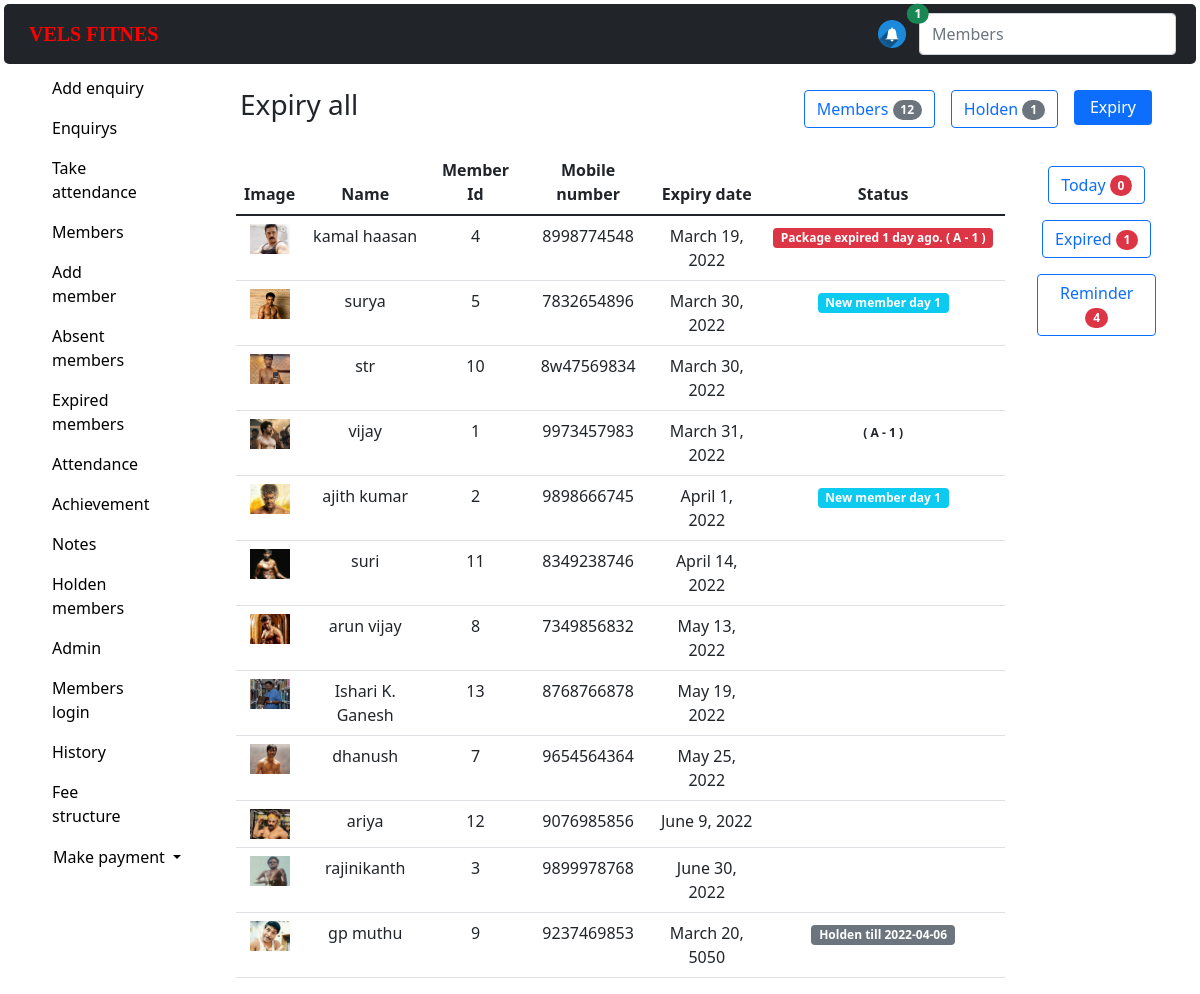
/expiry_members, run on the app's committed database.
### administrator/models.py (models this page shows, shortened)
class Member(models.Model):
    name = models.CharField(max_length=100)
    memberId=models.CharField(max_length=10)
    number = models.CharField(max_length=10)
    joined = models.DateField()
    expiry = models.DateField()
    image       = models.ImageField(default="default/person.png",blank=True,null=True,upload_to='./')
    shift="Morning"
    shift_types = (
        ('Morning', 'Morning'),
        ('Evening', 'Evening'),
    )
    shift_type = models.CharField(max_length=10,choices=shift_types,default=shift)
    message = models.TextField(blank=True)
    hold = models.BooleanField(default=False)
    hold_date = models.DateField(blank=True,null=True)
    hold_reason= models.CharField(max_length=100,blank=True)
    dark_color = ""
    colors_types = (
        ('danger', 'danger'),
        ('warning', 'warning'),
        ('success', 'success'),
        ('info', 'info'),
        ('secondary', 'secondary'),
        (dark_color, ''),
    )
    color = models.CharField(max_length=30,blank=True, choices=colors_types,default=dark_color)
    color_message = models.CharField(blank=True, max_length=30,default=" ")
    def info(self)->str:
        return f"""
    Name :\t{self.name}\t
    Member Id :{self.memberId}
    Number :{self.message}
    joined :{self.joined}
    shift :{self.shift_type}
    Message :{self.message}
    expiry :{self.expiry}

    """

### administrator/all_views/member.py (the view)
# urls.py: path('expiry_members',member.expiry_members,name='expiry_members'),
def expiry_members(req):
    expired = Member.objects.order_by("expiry")
    return render(req, 'administrator/members/expiry_members.html', {
        "page_name": "Expiry all",
        "count": count_members_page(),
        "members": expired,
    })

### administrator/counter.py (called while the page is built)
def enquirys_info():
    today = []
    for enquiry in Enquirys.objects.order_by("joining_date"):
        if enquiry.joining_date == datetime.date.today():
            today.append(enquiry)
    expired = []
    for enquiry in Enquirys.objects.order_by("joining_date"):
        if str(datetime.date.today()-enquiry.joining_date)[0] != "-" and enquiry.joining_date != datetime.date.today():
            expired.append(enquiry)
    reminder = []
    date = datetime.date.today()
    for i in range(20):
        date += datetime.timedelta(days=1)
        for enquiry in Enquirys.objects.filter(joining_date=date):
            reminder.append(enquiry)
    return {
        "total": Enquirys.objects.count(),
        "today": len(today),
        "expired": len(expired),
        "reminder": len(reminder),
    }

def expiry_info():
    today = 0
    expired = 0
    reminder = 0
    for member in Member.objects.order_by("expiry"):
        if member.expiry == datetime.date.today():
            today += 1
    for member in Member.objects.order_by("-expiry"):
        if str(datetime.date.today()-member.expiry)[0] != "-" and member.expiry != datetime.date.today():
            expired += 1
    date = datetime.date.today()
    for i in range(20):
        date += datetime.timedelta(days=1)
        for member in Member.objects.filter(expiry=date):
            reminder += 1
    return {
        "today": today,
        "expired": expired,
        "reminder": reminder,
    }

def today()->dict:
    enquirys = enquirys_info()
    expiry = expiry_info()
    hold = hold_info()
    return  {
        "total" : enquirys["today"] + expiry["today"] + hold["today"],
        "total_enquirys_expiry" : enquirys["today"] + expiry["today"] ,
        "enquirys":enquirys["today"],
        "expiry":expiry["today"],
        "hold":hold["today"],
        }

def count_members_page() -> dict:
    return {
    "today":today(),
    "members": Member.objects.all().count(),
    "hold": hold_info(),
    "expiry": expiry_info(),
    "name":"members"
}

### administrator/templates/administrator/members/expiry_members.html (shortened to what this page needs)
{%extends 'main.html'%}
{%block content%}
{% include 'members_navbar.html'%}
<div class="container">
  <div class="row text-center">
    <div class="col-10">
      <table class="table table-hover">
        <thead>
          <tr>
          <th scope="col">Image</th>
            <th scope="col">Name</th>
            <th scope="col">Member Id</th>
            <th scope="col">Mobile number </th>
            <th scope="col">Expiry date</th>
            <th scope="col">Status </th>
          </tr>
        </thead>
        <tbody>
          {%for member in members%}
          <tr onclick="window.location='member/{{member.id}}/'">
            <td>
              <img src="{{member.image.url}}"  id="members_img"    class="cropped"    alt="{{member.image.url}}"  style="width:40px;height: 30px;">
            </td>
            <td>{{member.name}}</td>
            <td>{{member.memberId}}</td>
            <td>{{member.number}}</td>
            <td>{{member.expiry}}</td>
            <td><span class="m-1 badge bg-{{member.color}}">{{member.color_message}}</span></td>
          </tr>
          {%endfor%}
        </tbody>
      </table>
    </div>
    <div class="col">
      <nav class="navbar d-flex justify-content-center">
        <ul class="nav nav-pills nav-justified navbar-nav ">
          {%if page_name == "Today expiry members" %}
          <li class="nav-item  m-2">
            <a class="btn btn-outline-primary active " aria-current="page" href="expiry_today"  accesskey="/"> Today
              <span class="badge rounded-pill bg-danger">{{count.expiry.today}}</span>
            </a>
          </li>
          {%else%}
          <li class="nav-item  m-2">
            <a class="btn btn-outline-primary " href="expiry_today" accesskey="/"> Today
              <span class="badge rounded-pill bg-danger">{{count.expiry.today}}</span>
            </a>
          </li>
          {%endif%}
          {%if page_name == "Expired members" %}
          <li class="nav-item  m-2">
            <a class="btn btn-outline-primary active " aria-current="page" href="expiry_expired" accesskey="*"> Expired
              <span class="badge rounded-pill bg-danger">{{count.expiry.expired}}</span>
            </a>
          </li>
          {%else%}
          <li class="nav-item  m-2">
            <a class="btn btn-outline-primary " href="expiry_expired" accesskey="*"> Expired
              <span class="badge rounded-pill bg-danger">{{count.expiry.expired}}</span>
            </a>
          </li>
          {%endif%}
          {%if page_name == "Reminder members in two days" %}
          <li class="nav-item  m-2">
            <a class="btn btn-outline-primary active m-2" aria-current="page" href="expiry_reminder" accesskey="-"> Reminder
              <span class="badge rounded-pill bg-danger">{{count.expiry.reminder}}</span>
            </a>
          </li>
          {%else%}
          <li class="nav-item  m-2">
            <a class="btn btn-outline-primary " href="expiry_reminder" accesskey="-"> Reminder
              <span class="badge rounded-pill bg-danger">{{count.expiry.reminder}}</span>
            </a>
          </li>
          {%endif%}
        </ul>
      </nav>
    </div>
  </div>
</div>
{%endblock%}

### administrator/templates/administrator/members/expiry_members.html (style rules this page uses)
.cropped { width: 800px; height: 800px; object-fit: cover; object-position: 30% 1%; }

### data on the page
Member: image (picture), name "kamal haasan", memberId "4", number "8998774548", expiry "March 19, 2022", color_message "Package expired 1 day ago. ( A - 1 )"
Member: image (picture), name "surya", memberId "5", number "7832654896", expiry "March 30, 2022", color_message "New member day 1"
Member: image (picture), name "str", memberId "10", number "8w47569834", expiry "March 30, 2022"
Member: image (picture), name "vijay", memberId "1", number "9973457983", expiry "March 31, 2022", color_message "( A - 1 )"
Member: image (picture), name "ajith kumar", memberId "2", number "9898666745", expiry "April 1, 2022", color_message "New member day 1"
Member: image (picture), name "suri", memberId "11", number "8349238746", expiry "April 14, 2022"
Member: image (picture), name "arun vijay", memberId "8", number "7349856832", expiry "May 13, 2022"
Member: image (picture), name "Ishari K. Ganesh", memberId "13", number "8768766878", expiry "May 19, 2022"
Member: image (picture), name "dhanush", memberId "7", number "9654564364", expiry "May 25, 2022"
Member: image (picture), name "ariya", memberId "12", number "9076985856", expiry "June 9, 2022"
Member: image (picture), name "rajinikanth", memberId "3", number "9899978768", expiry "June 30, 2022"
Member: image (picture), name "gp muthu", memberId "9", number "9237469853", expiry "March 20, 5050", color_message "Holden till 2022-04-06"

### other printed values
{{ count.today.total }} "1"
{{ page_name }} "Expiry all"
{{ count.members }} "12"
{{ count.hold.total }} "1"
{{ count.expiry.today }} "0"
{{ count.expiry.expired }} "1"
{{ count.expiry.reminder }} "4"
